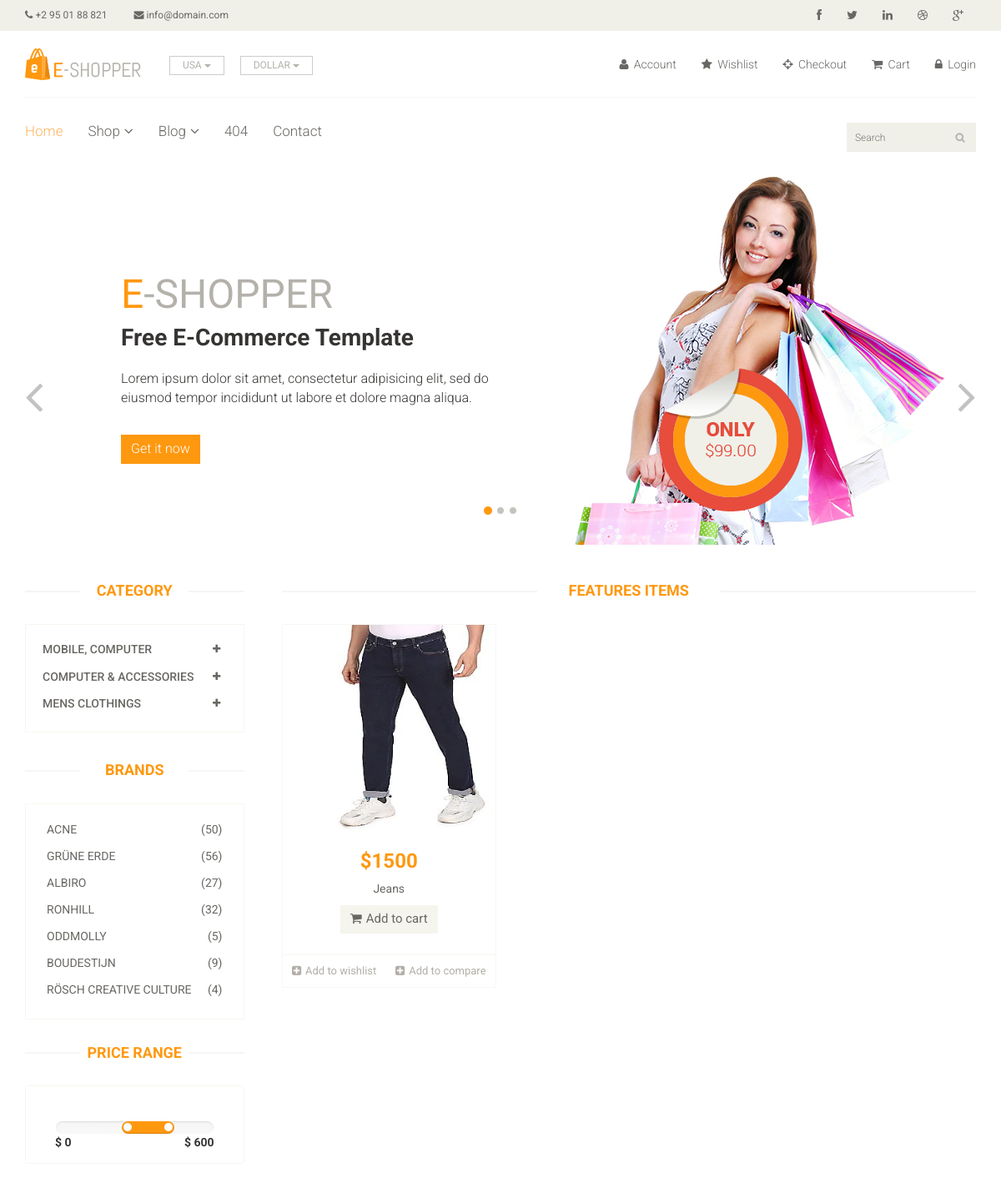
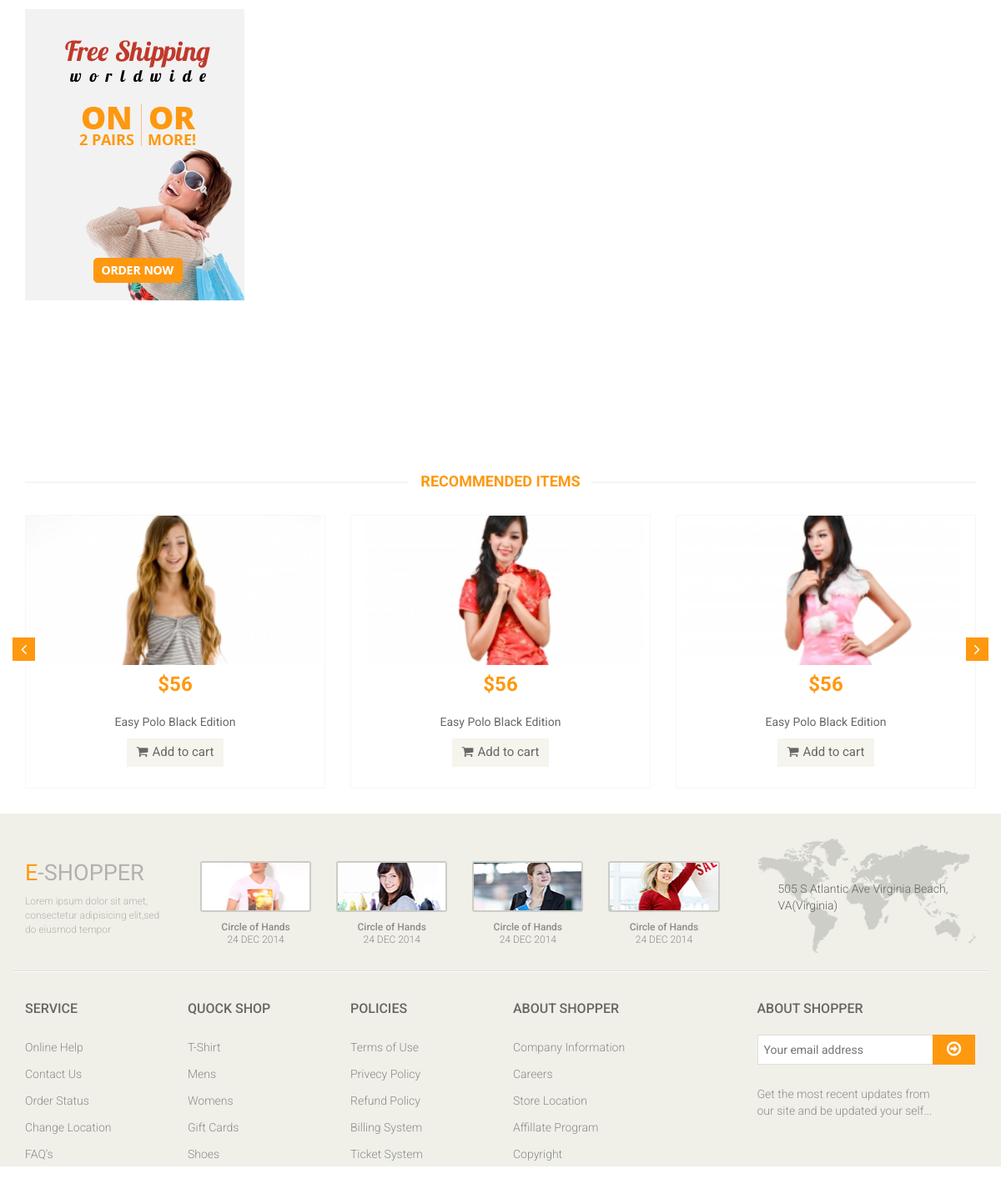
The page /?category=10 on the database its author committed (2 pictures, top to bottom).
### app/models.py (models this page shows, shortened)
class Category(models.Model):
    name = models.CharField(max_length = 150)

class Product(models.Model):
    category = models.ForeignKey(Category, on_delete = models.CASCADE)
    subcategory = models.ForeignKey(SubCategory, on_delete = models.CASCADE)
    image = models.ImageField(upload_to = 'product_image')
    name = models.CharField(max_length = 150)
    price = models.IntegerField()
    date = models.DateField(auto_now_add = True)

### multivendor_shop/views.py (the view)
# urls.py: path('',index),
def index(request):
    category = Category.objects.all()
    categoryID = request.GET.get('category')
    print(categoryID)
    if categoryID:
        product = Product.objects.filter(subcategory = categoryID).order_by('-id')
    else:
        product = Product.objects.all()
    context = {
        'category' : category,
        'product' : product,
    }
    return render(request, 'index.html', context)

### templates/index.html (shortened to what this page needs)
{% extends 'master.html' %}
{% block body %}
<section id="slider">
    <div class="container">
        <div class="row">
            <div class="col-sm-12">
                <div id="slider-carousel" class="carousel slide" data-ride="carousel">
                    <ol class="carousel-indicators">
                        <li data-target="#slider-carousel" data-slide-to="0" class="active"></li>
                        <li data-target="#slider-carousel" data-slide-to="1"></li>
                        <li data-target="#slider-carousel" data-slide-to="2"></li>
                    </ol>
                    <div class="carousel-inner">
                        <div class="item active">
                            <div class="col-sm-6">
                                <h1><span>E</span>-SHOPPER</h1>
                                <h2>Free E-Commerce Template</h2>
                                <p>Lorem ipsum dolor sit amet, consectetur adipisicing elit, sed do eiusmod tempor
                                    incididunt ut labore et dolore magna aliqua. </p>
                                <button type="button" class="btn btn-default get">Get it now</button>
                            </div>
                            <div class="col-sm-6">
                                <img src="/static/images/home/girl1.jpg" class="girl img-responsive" alt="" />
                                <img src="/static/images/home/pricing.png" class="pricing" alt="" />
                            </div>
                        </div>
                    </div>
                    <a href="#slider-carousel" class="left control-carousel hidden-xs" data-slide="prev">
                        <i class="fa fa-angle-left"></i>
                    </a>
                    <a href="#slider-carousel" class="right control-carousel hidden-xs" data-slide="next">
                        <i class="fa fa-angle-right"></i>
                    </a>
                </div>
            </div>
        </div>
    </div>
</section>
<section>
    <div class="container">
        <div class="row">
            <div class="col-sm-3">
                <div class="left-sidebar">
                    <h2>Category</h2>
                    <div class="panel-group category-products" id="accordian">
                        {% for cat in category %}
                        <div class="panel panel-default">
                            <div class="panel-heading">
                                <h4 class="panel-title">
                                    <a data-toggle="collapse" data-parent="#accordian" href="#{{cat.id}}">
                                        <span class="badge pull-right"><i class="fa fa-plus"></i></span>
                                        {{cat.name}}
                                    </a>
                                </h4>
                            </div>
                        </div>
                        {% endfor %}
                    </div>
                    <div class="brands_products">
                        <h2>Brands</h2>
                        <div class="brands-name">
                            <ul class="nav nav-pills nav-stacked">
                                <li><a href="#"> <span class="pull-right">(50)</span>Acne</a></li>
                                <li><a href="#"> <span class="pull-right">(56)</span>Grüne Erde</a></li>
                                <li><a href="#"> <span class="pull-right">(27)</span>Albiro</a></li>
                                <li><a href="#"> <span class="pull-right">(32)</span>Ronhill</a></li>
                                <li><a href="#"> <span class="pull-right">(5)</span>Oddmolly</a></li>
                                <li><a href="#"> <span class="pull-right">(9)</span>Boudestijn</a></li>
                                <li><a href="#"> <span class="pull-right">(4)</span>Rösch creative culture</a></li>
                            </ul>
                        </div>
                    </div>
                    <div class="price-range">
                        <h2>Price Range</h2>
                        <div class="well text-center">
                                data-slider-step="5" data-slider-value="[250,450]" id="sl2"><br />
                            <b class="pull-left">$ 0</b> <b class="pull-right">$ 600</b>
                        </div>
                    </div>
                    <div class="shipping text-center">
                        <img src="/static/images/home/shipping.jpg" alt="" />
                    </div>
                </div>
            </div>
            <div class="col-sm-9 padding-right">
                <div class="features_items">
                    <h2 class="title text-center">Features Items</h2>
                    {% for prod in product %}
                    <div class="col-sm-4">
                        <div class="product-image-wrapper">
                            <div class="single-products">
                                <div class="productinfo text-center">
                                    <img src="{{prod.image}}" alt="" height="250px"/>
                                    <h2>${{prod.price}}</h2>
                                    <p>{{prod.name}}</p>
                                    <a href="#" class="btn btn-default add-to-cart"><i
                                            class="fa fa-shopping-cart"></i>Add to cart</a>
                                </div>
                                <div class="product-overlay">
                                    <div class="overlay-content">
                                    </div>
                                </div>
                            </div>
                            <div class="choose">
                                <ul class="nav nav-pills nav-justified">
                                    <li><a href="#"><i class="fa fa-plus-square"></i>Add to wishlist</a></li>
                                    <li><a href="#"><i class="fa fa-plus-square"></i>Add to compare</a></li>
                                </ul>
                            </div>
                        </div>
                    </div>
                    {% endfor %}
                </div>
            </div>
            <div class="recommended_items">
                <h2 class="title text-center">recommended items</h2>
                <div id="recommended-item-carousel" class="carousel slide" data-ride="carousel">
                    <div class="carousel-inner">
                        <div class="item active">
                            <div class="col-sm-4">
                                <div class="product-image-wrapper">
                                    <div class="single-products">
                                        <div class="productinfo text-center">
                                            <img src="/static/images/home/recommend1.jpg" alt="" />
                                            <h2>$56</h2>
                                            <p>Easy Polo Black Edition</p>
                                            <a href="#" class="btn btn-default add-to-cart"><i
                                                    class="fa fa-shopping-cart"></i>Add to cart</a>
                                        </div>
                                    </div>
                                </div>
                            </div>
                            <div class="col-sm-4">
                                <div class="product-image-wrapper">
                                    <div class="single-products">
                                        <div class="productinfo text-center">
                                            <img src="/static/images/home/recommend2.jpg" alt="" />
                                            <h2>$56</h2>
                                            <p>Easy Polo Black Edition</p>
                                            <a href="#" class="btn btn-default add-to-cart"><i
                                                    class="fa fa-shopping-cart"></i>Add to cart</a>
                                        </div>
                                    </div>
                                </div>
                            </div>
                            <div class="col-sm-4">
                                <div class="product-image-wrapper">
                                    <div class="single-products">
                                        <div class="productinfo text-center">
                                            <img src="/static/images/home/recommend3.jpg" alt="" />
                                            <h2>$56</h2>
                                            <p>Easy Polo Black Edition</p>
                                            <a href="#" class="btn btn-default add-to-cart"><i
                                                    class="fa fa-shopping-cart"></i>Add to cart</a>
                                        </div>
                                    </div>
                                </div>
                            </div>
                        </div>
                    </div>
                    <a class="left recommended-item-control" href="#recommended-item-carousel" data-slide="prev">
                        <i class="fa fa-angle-left"></i>
                    </a>
                    <a class="right recommended-item-control" href="#recommended-item-carousel" data-slide="next">
                        <i class="fa fa-angle-right"></i>
                    </a>
                </div>
            </div>
        </div>
    </div>
</section>
{% endblock %}

### rows shown on the page
Category: name "MOBILE, COMPUTER"
Category: name "COMPUTER & ACCESSORIES"
Category: name "MENS CLOTHINGS"
Product: image (picture), price "1500", name "Jeans"
